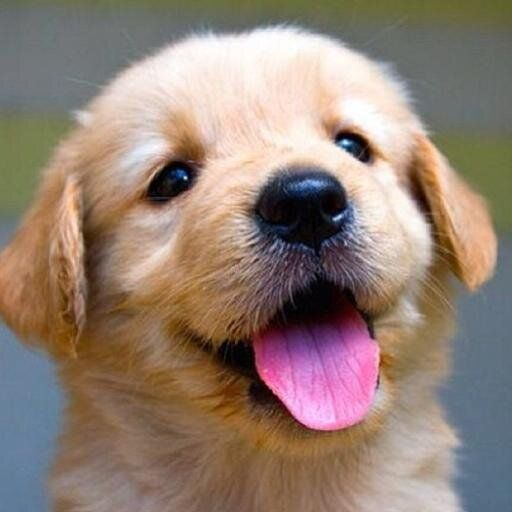
#> input picture Task 4/Images/dog1.jpg, 512 x 512 px, found by its file name
$ jupyter execute Task4.2.ipynb
#> lines starting #> are read from the running program, lines starting #| are printed output that depends on the picture; pictures that were not available may be replaced by others from this repository, and a replacement may not be noted
[cell 1]
# Task -> Take 2 image crop some part of both image and swap it.

import cv2,numpy

photo=cv2.imread('dog1.jpg')  # dog1
#> photo is the input picture: shape (512, 512, 3); mean B, G, R 116.5, 128.1, 147
cv2.imshow('hi',photo)

cv2.waitKey()
cv2.destroyAllWindows()

a=photo[153:423,132:420]
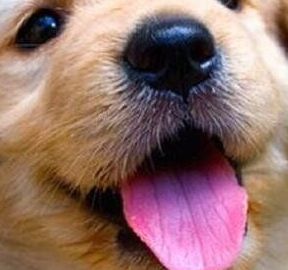
#> a: shape (270, 288, 3); mean B, G, R 105.7, 111.2, 144.1
cv2.imshow('hi',a)

cv2.waitKey()
cv2.destroyAllWindows()

photo2=cv2.imread('dog2.jpg')  # dog2
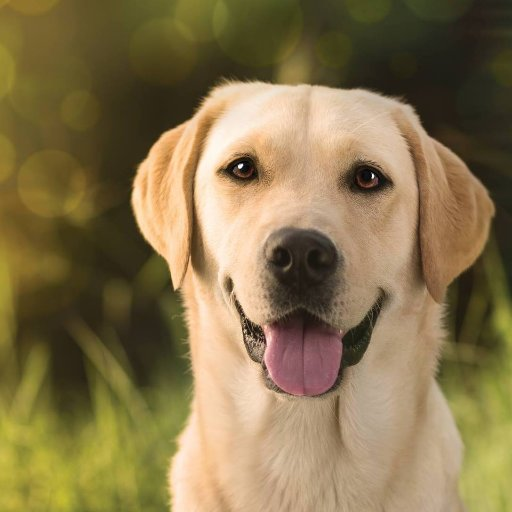
#> input picture Task 4/Images/dog3.jpg, 512 x 512 px, given in place of dog2.jpg, which was not available
#> photo2 is the input picture: shape (512, 512, 3); mean B, G, R 77.6, 116.9, 135.3
cv2.imshow('hi',photo2)

cv2.waitKey()
cv2.destroyAllWindows()

photo2[153:423,132:420]=a
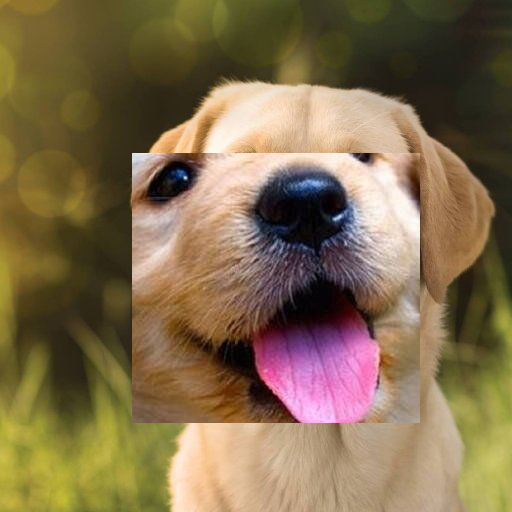
#> photo2: shape (512, 512, 3); mean B, G, R 77, 109, 129.1
cv2.imshow('hi',photo2)

cv2.waitKey()
cv2.destroyAllWindows()
